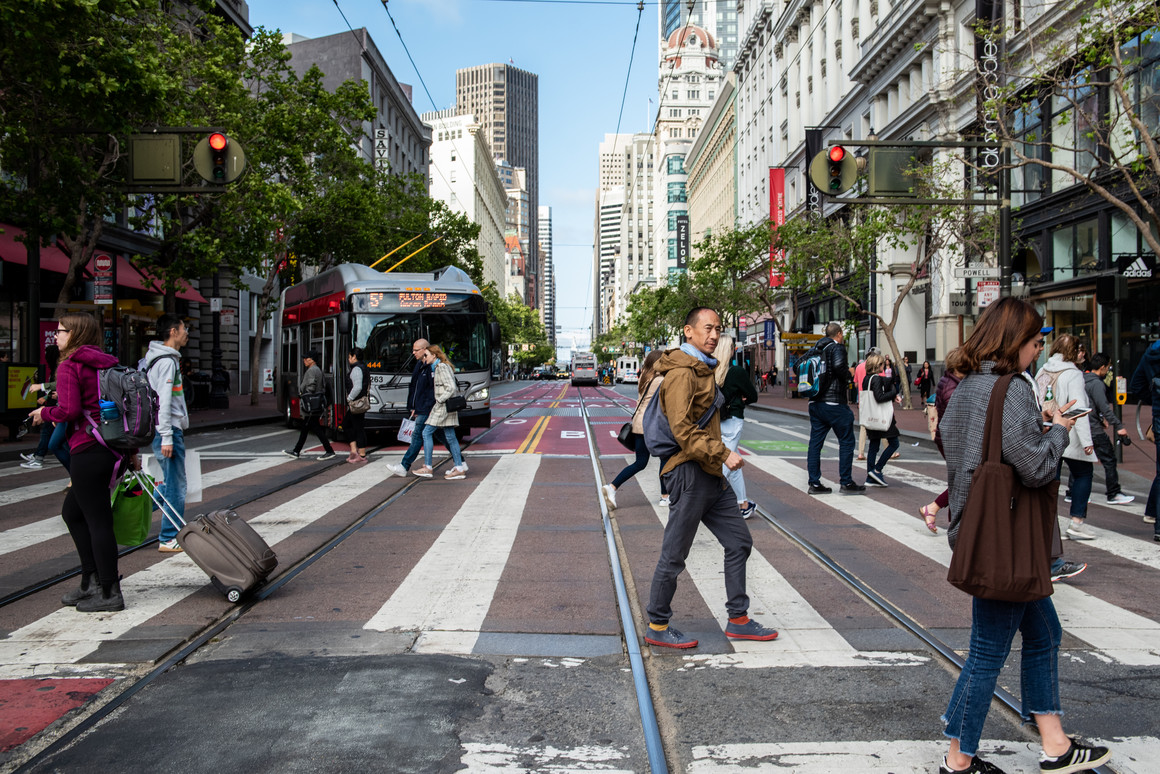
#> input picture pedestrian.jpeg, 1160 x 774 px, found by its file name
$ python 31_hog_pedestrian_detection.py
#> lines starting #> are read from the running program, lines starting #| are printed output that depends on the picture; after the words box and inside, x2 and y2 are one past the last pixel; in counts of white or black regions, pixels touching at a corner belong together
# HOG (Histogram of Oriented Gradients) PEDESTRIAN DETECTION

import cv2 as cv

src = cv.imread("/Users/krtdnc/Desktop/Miuul/OpenCV/pedestrian.jpeg")
#> src is the input picture: shape (774, 1160, 3); mean B, G, R 102.1, 104.3, 104.2

hog = cv.HOGDescriptor()

hog.setSVMDetector(cv.HOGDescriptor_getDefaultPeopleDetector())

rects, weights = hog.detectMultiScale(src,
                                      winStride=(4, 4),
                                      padding=(8, 8),
                                      scale=1.25)
#> rects = [[318, 328, 80, 160], [378, 313, 95, 190], [832, 324, 95, 189], [773, 300, 114, 228], [29, 387, 125, 250], [565, 398, 144, 287]]; weights = [0.0713, 0.566, 0.825, 1.09, 1.45, 0.712]


for (x, y, w, h) in rects:
    cv.rectangle(src, (x, y), (x + w, y + h), (0, 255, 0), 2)
#> this loop made 6 passes
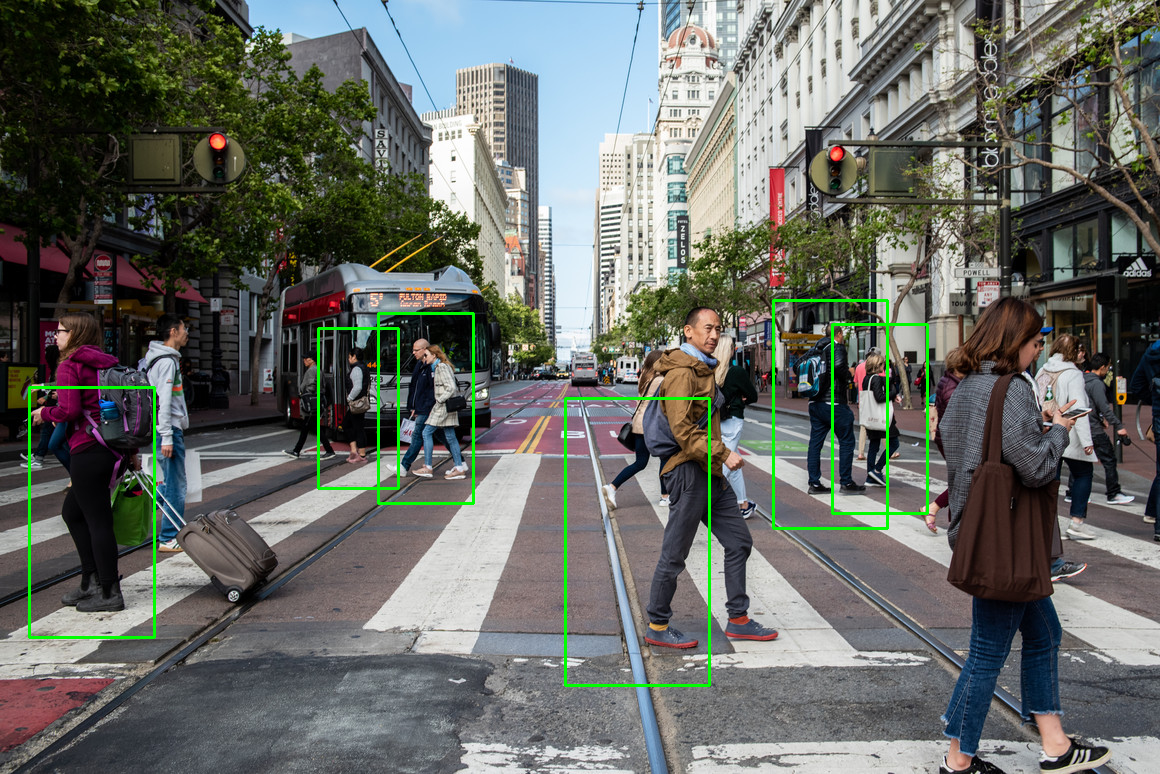
#> src: shape (774, 1160, 3); 1.3% of pixels changed, all inside (x1, y1, x2, y2) = (28, 299, 929, 687)

cv.imshow("hog_pedestrian", src)
cv.waitKey(1)
